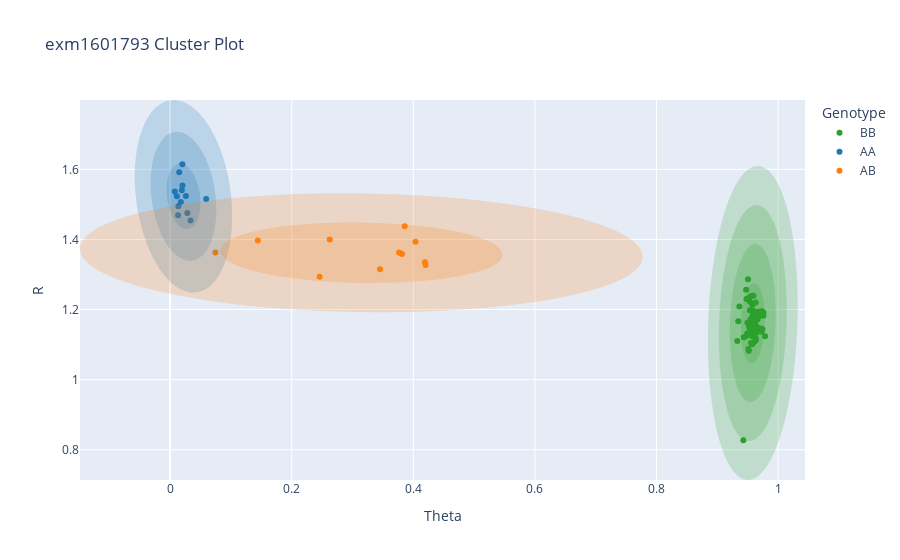

The cell this chart's notebook holds for it:
### Code cell
plot_gmm(df=gmm_plot_df, x_col='Theta', y_col='R', gtype_col='gtype_out', gmm=gmm, snpid=selected_snp, n_cont=5)
